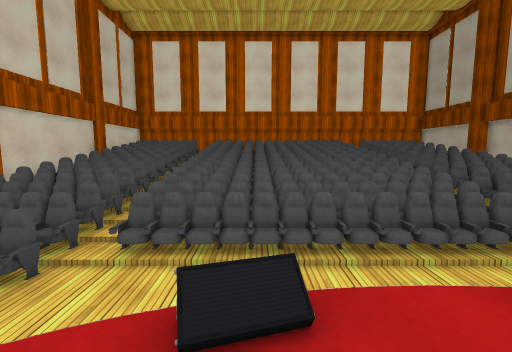
View 1 (above)

22 first-person views from a walk through a Unity game level. The camera is 1.4 m above the floor, tilts 6° down and sees 90° across. The floor is counted in squares, 1 m on a side. Each view is taken from the middle of a square. On the plan, view 1 faces up. The plan holds only what a view shows up to about 13 squares ahead; the rest is blank. Some animated figures are not drawn. Some surface patterns are stand-ins.

View 2
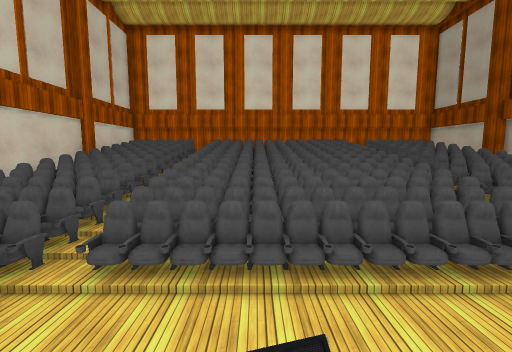

View 3
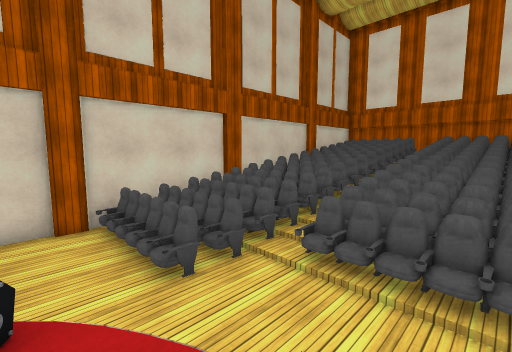

View 4
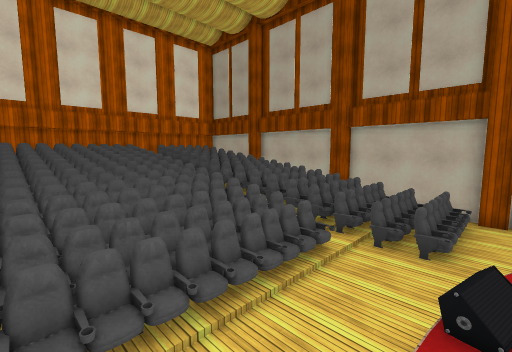

View 5
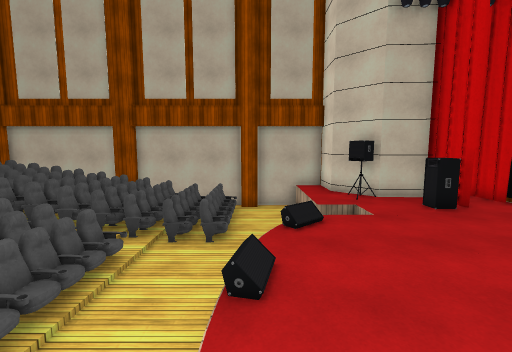

View 6
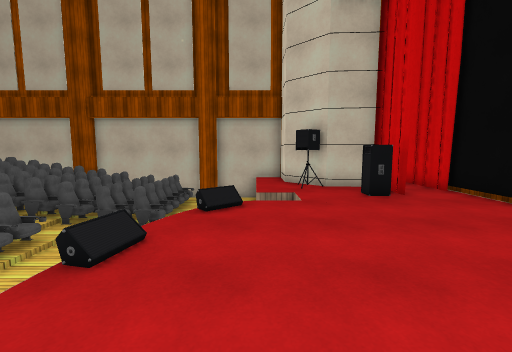

View 7
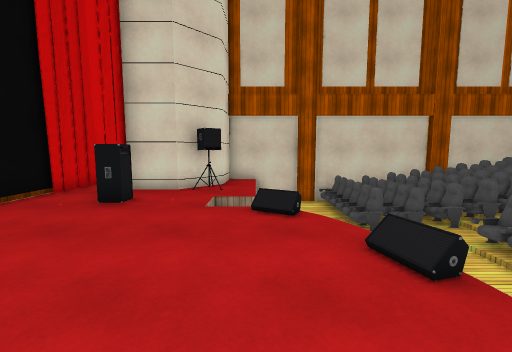

View 8
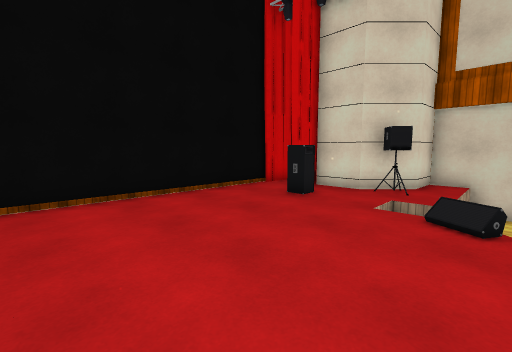

View 9
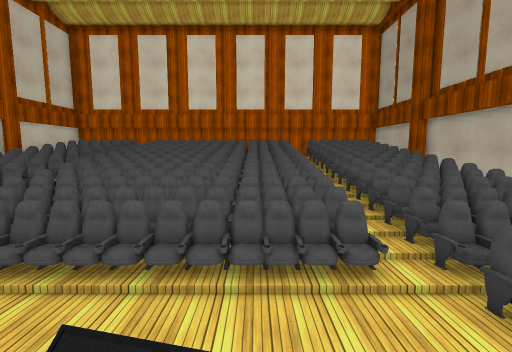

View 10
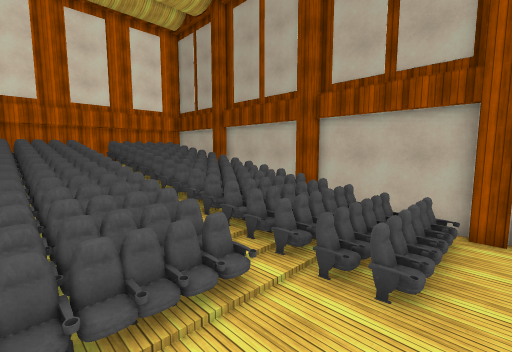

View 11
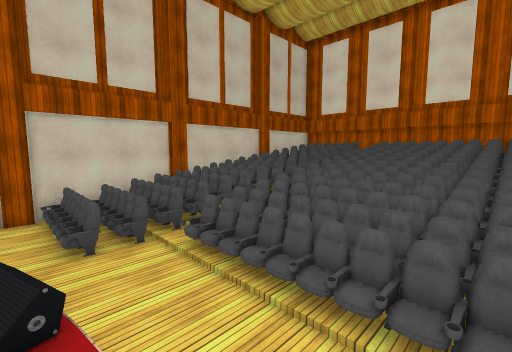

View 12
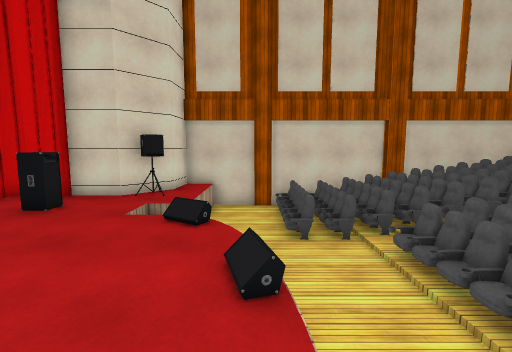

View 13
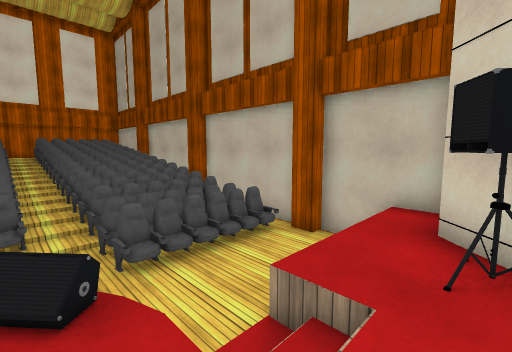

View 14
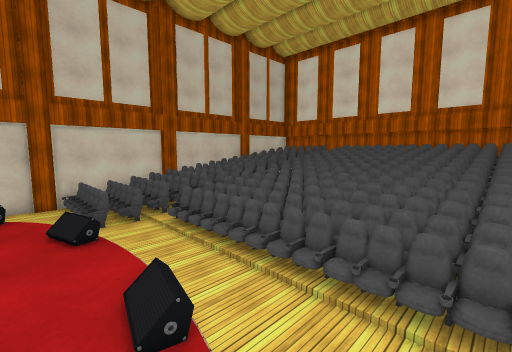

View 15
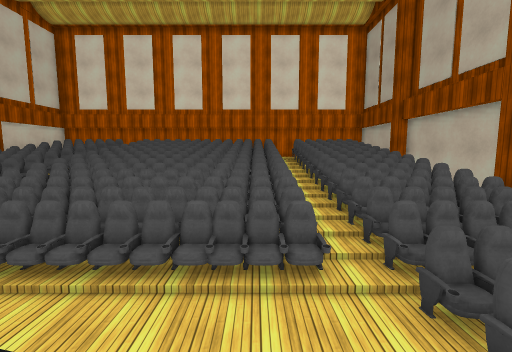

View 16
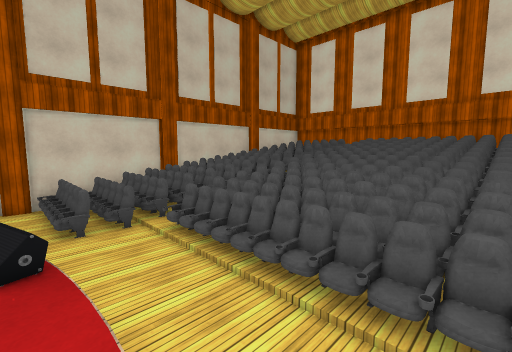

View 17
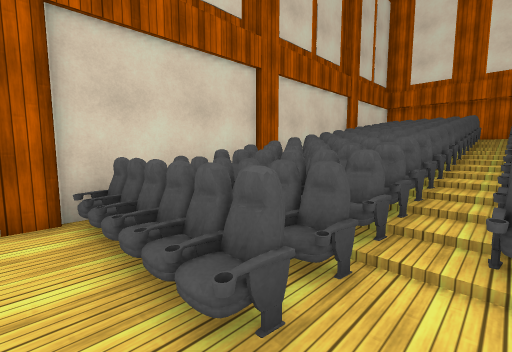

View 18
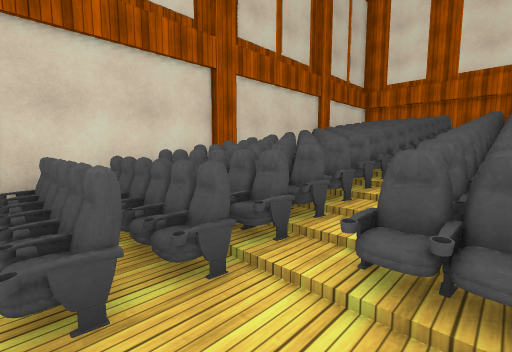

View 19
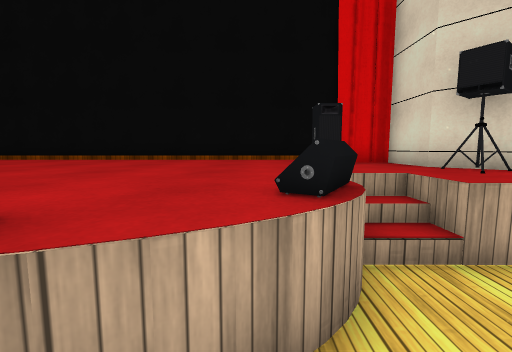

View 20
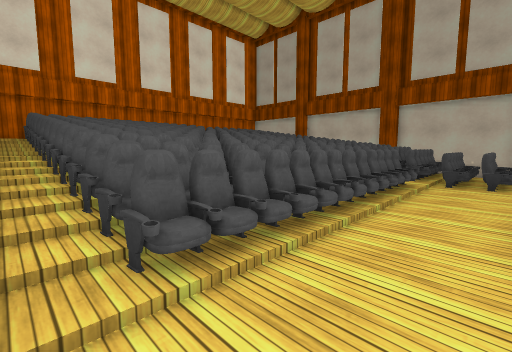

View 21
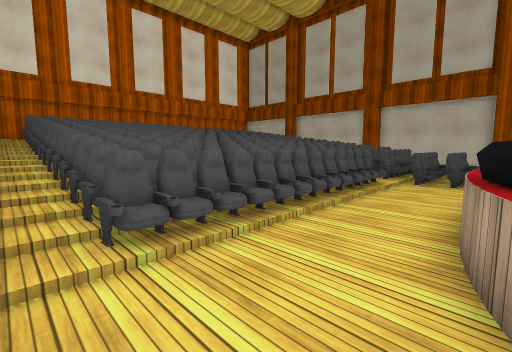

View 22
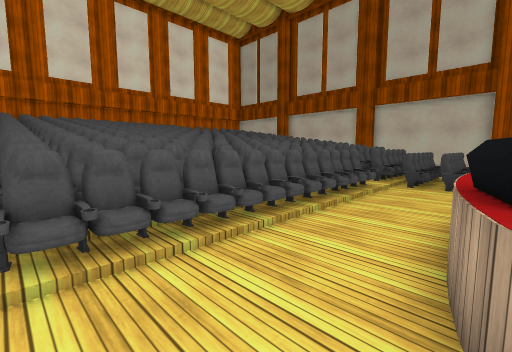

### Floor plan
Key: @ floor where view 1 was taken; # wall or solid block; . main floor; - floor 0.5 m lower than the main floor; _ floor 0.75 m lower than the main floor; < floor 1 m lower than the main floor; / step, stairs or slope; = window, fence, low wall or low ledge; v drop or lower ground; C carpet; S speaker; O other object.
Columns run from 9 left of view 1 to 13 right of it. Each row starts with its distance up from view 1.
 20     vvvvvvvvvv
 19      OOO OOOOO O
 18     OOOOOOOOOOOO
 17     OOOOOOOOOOOO
 16    OOOOOOOOOOOOO O
 15 #OOOOOOOOOOOOOOO/O
 14 #OOOOOOOOOOOOOOO/OOOOO#
 13 #OOOOOOOOOOOOOOO/OOOOO#
 12 #OOOOOOOOOOOOOOO/OOOOO#
 11 #OOOOOOOOOOOOOOO/OOOOO#
 10 #OOOOOOOOOOOOOOO/OOOOO#
  9 #OOOOOOOOOOOOOOO/OOOOO#
  8 #OOOOOOOOOOOOOOO/OOOOO#
  7 #OOOOOOOOOOOOOOO/OOOOO#
  6 #OOOOOOOOOOOOOOO/OOOOO#
  5 #OOOOOOOOOOOOOOO/OOOOO#
  4 #OOOOO<<<<<<<<<<<OOOOO#
  3 #O//O<<<<<<<<<<<<////##
  2 #<<<<<<<//..///<<<<<<##
  1 #<<<<<=......../<<<<<<#
  0 #CCCC_=..@......CCCCCC#
 -1 ###S.-/.........--  ###
 -2   #S..............SS#
 -3   ##.............S ##
 -4    # S...........S #
 -5    ###...........##
 -6     #.............#
 -7     ##            #

Positions as (right, up) in squares from view 1, and headings:
1: (0, 0), facing up
2: (0, 1), facing up
3: (0, 1), facing up-left
4: (0, 2), facing up-right
5: (0, 2), facing right
6: (0, 0), facing right
7: (3, 0), facing left
8: (3, 1), facing down-left
9: (4, 1), facing up
10: (3, 2), facing up-right
11: (3, 2), facing up-left
12: (3, 2), facing left
13: (6, -2), facing up-right
14: (6, 1), facing up-left
15: (5, 1), facing up
16: (4, 2), facing up-left
17: (-3, 2), facing up-left
18: (-2, 3), facing up-left
19: (-2, 3), facing down
20: (-4, 3), facing up-right
21: (-4, 2), facing up-right
22: (-3, 2), facing up-right
